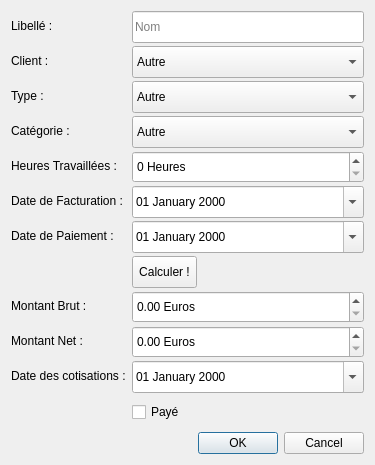
<?xml version="1.0" encoding="UTF-8"?>
<ui version="4.0">
 <class>Credit</class>
 <widget class="QDialog" name="Credit">
  <property name="geometry">
   <rect>
    <x>0</x>
    <y>0</y>
    <width>375</width>
    <height>465</height>
   </rect>
  </property>
  <property name="minimumSize">
   <size>
    <width>0</width>
    <height>465</height>
   </size>
  </property>
  <property name="maximumSize">
   <size>
    <width>16777215</width>
    <height>465</height>
   </size>
  </property>
  <property name="windowTitle">
   <string>Crédit</string>
  </property>
  <property name="windowIcon">
   <iconset resource="ressources.qrc">
    <normaloff>:/icones/News Add.png</normaloff>:/icones/News Add.png</iconset>
  </property>
  <layout class="QVBoxLayout" name="verticalLayout">
   <item>
    <layout class="QFormLayout" name="formLayout">
     <item row="0" column="0">
      <widget class="QLabel" name="label">
       <property name="sizePolicy">
        <sizepolicy hsizetype="Preferred" vsizetype="Expanding">
         <horstretch>0</horstretch>
         <verstretch>0</verstretch>
        </sizepolicy>
       </property>
       <property name="text">
        <string>Libellé :</string>
       </property>
      </widget>
     </item>
     <item row="0" column="1">
      <widget class="QLineEdit" name="nom">
       <property name="minimumSize">
        <size>
         <width>0</width>
         <height>32</height>
        </size>
       </property>
       <property name="placeholderText">
        <string>Nom</string>
       </property>
      </widget>
     </item>
     <item row="1" column="0">
      <widget class="QLabel" name="label_7">
       <property name="sizePolicy">
        <sizepolicy hsizetype="Preferred" vsizetype="Expanding">
         <horstretch>0</horstretch>
         <verstretch>0</verstretch>
        </sizepolicy>
       </property>
       <property name="text">
        <string>Client :</string>
       </property>
      </widget>
     </item>
     <item row="1" column="1">
      <widget class="QComboBox" name="client">
       <property name="minimumSize">
        <size>
         <width>0</width>
         <height>32</height>
        </size>
       </property>
       <item>
        <property name="text">
         <string>Autre</string>
        </property>
       </item>
      </widget>
     </item>
     <item row="2" column="0">
      <widget class="QLabel" name="label_2">
       <property name="sizePolicy">
        <sizepolicy hsizetype="Preferred" vsizetype="Expanding">
         <horstretch>0</horstretch>
         <verstretch>0</verstretch>
        </sizepolicy>
       </property>
       <property name="text">
        <string>Type :</string>
       </property>
      </widget>
     </item>
     <item row="2" column="1">
      <widget class="QComboBox" name="type">
       <property name="minimumSize">
        <size>
         <width>0</width>
         <height>32</height>
        </size>
       </property>
       <item>
        <property name="text">
         <string>Autre</string>
        </property>
       </item>
      </widget>
     </item>
     <item row="3" column="0">
      <widget class="QLabel" name="label_6">
       <property name="sizePolicy">
        <sizepolicy hsizetype="Preferred" vsizetype="Expanding">
         <horstretch>0</horstretch>
         <verstretch>0</verstretch>
        </sizepolicy>
       </property>
       <property name="text">
        <string>Catégorie :</string>
       </property>
      </widget>
     </item>
     <item row="3" column="1">
      <widget class="QComboBox" name="categorie">
       <property name="minimumSize">
        <size>
         <width>0</width>
         <height>32</height>
        </size>
       </property>
       <item>
        <property name="text">
         <string>Autre</string>
        </property>
       </item>
      </widget>
     </item>
     <item row="4" column="0">
      <widget class="QLabel" name="label_8">
       <property name="sizePolicy">
        <sizepolicy hsizetype="Preferred" vsizetype="Expanding">
         <horstretch>0</horstretch>
         <verstretch>0</verstretch>
        </sizepolicy>
       </property>
       <property name="text">
        <string>Heures Travaillées :</string>
       </property>
      </widget>
     </item>
     <item row="4" column="1">
      <widget class="QSpinBox" name="heures">
       <property name="minimumSize">
        <size>
         <width>0</width>
         <height>32</height>
        </size>
       </property>
       <property name="suffix">
        <string> Heures</string>
       </property>
       <property name="maximum">
        <number>1000</number>
       </property>
      </widget>
     </item>
     <item row="5" column="0">
      <widget class="QLabel" name="label_5">
       <property name="sizePolicy">
        <sizepolicy hsizetype="Preferred" vsizetype="Expanding">
         <horstretch>0</horstretch>
         <verstretch>0</verstretch>
        </sizepolicy>
       </property>
       <property name="text">
        <string>Date de Facturation :</string>
       </property>
      </widget>
     </item>
     <item row="5" column="1">
      <widget class="QDateEdit" name="dateF">
       <property name="minimumSize">
        <size>
         <width>0</width>
         <height>32</height>
        </size>
       </property>
       <property name="displayFormat">
        <string>dd MMMM yyyy</string>
       </property>
       <property name="calendarPopup">
        <bool>true</bool>
       </property>
      </widget>
     </item>
     <item row="6" column="0">
      <widget class="QLabel" name="label_9">
       <property name="sizePolicy">
        <sizepolicy hsizetype="Preferred" vsizetype="Expanding">
         <horstretch>0</horstretch>
         <verstretch>0</verstretch>
        </sizepolicy>
       </property>
       <property name="text">
        <string>Date de Paiement :</string>
       </property>
      </widget>
     </item>
     <item row="6" column="1">
      <widget class="QDateEdit" name="dateP">
       <property name="minimumSize">
        <size>
         <width>0</width>
         <height>32</height>
        </size>
       </property>
       <property name="displayFormat">
        <string>dd MMMM yyyy</string>
       </property>
       <property name="calendarPopup">
        <bool>true</bool>
       </property>
      </widget>
     </item>
     <item row="7" column="1">
      <widget class="QToolButton" name="calcul">
       <property name="minimumSize">
        <size>
         <width>0</width>
         <height>32</height>
        </size>
       </property>
       <property name="text">
        <string>Calculer !</string>
       </property>
      </widget>
     </item>
     <item row="8" column="0">
      <widget class="QLabel" name="label_3">
       <property name="sizePolicy">
        <sizepolicy hsizetype="Preferred" vsizetype="Expanding">
         <horstretch>0</horstretch>
         <verstretch>0</verstretch>
        </sizepolicy>
       </property>
       <property name="text">
        <string>Montant Brut :</string>
       </property>
      </widget>
     </item>
     <item row="8" column="1">
      <widget class="QDoubleSpinBox" name="brut">
       <property name="minimumSize">
        <size>
         <width>0</width>
         <height>32</height>
        </size>
       </property>
       <property name="suffix">
        <string> Euros</string>
       </property>
       <property name="maximum">
        <double>100000.000000000000000</double>
       </property>
      </widget>
     </item>
     <item row="9" column="0">
      <widget class="QLabel" name="label_4">
       <property name="sizePolicy">
        <sizepolicy hsizetype="Preferred" vsizetype="Expanding">
         <horstretch>0</horstretch>
         <verstretch>0</verstretch>
        </sizepolicy>
       </property>
       <property name="text">
        <string>Montant Net :</string>
       </property>
      </widget>
     </item>
     <item row="9" column="1">
      <widget class="QDoubleSpinBox" name="net">
       <property name="minimumSize">
        <size>
         <width>0</width>
         <height>32</height>
        </size>
       </property>
       <property name="suffix">
        <string> Euros</string>
       </property>
       <property name="maximum">
        <double>100000.000000000000000</double>
       </property>
      </widget>
     </item>
     <item row="10" column="0">
      <widget class="QLabel" name="label_10">
       <property name="sizePolicy">
        <sizepolicy hsizetype="Preferred" vsizetype="Expanding">
         <horstretch>0</horstretch>
         <verstretch>0</verstretch>
        </sizepolicy>
       </property>
       <property name="text">
        <string>Date des cotisations :</string>
       </property>
      </widget>
     </item>
     <item row="10" column="1">
      <widget class="QDateEdit" name="dateC">
       <property name="minimumSize">
        <size>
         <width>0</width>
         <height>32</height>
        </size>
       </property>
       <property name="displayFormat">
        <string>dd MMMM yyyy</string>
       </property>
       <property name="calendarPopup">
        <bool>true</bool>
       </property>
      </widget>
     </item>
     <item row="11" column="1">
      <widget class="QCheckBox" name="paye">
       <property name="minimumSize">
        <size>
         <width>0</width>
         <height>32</height>
        </size>
       </property>
       <property name="text">
        <string>Payé</string>
       </property>
      </widget>
     </item>
    </layout>
   </item>
   <item>
    <widget class="QDialogButtonBox" name="buttonBox">
     <property name="orientation">
      <enum>Qt::Horizontal</enum>
     </property>
     <property name="standardButtons">
      <set>QDialogButtonBox::Cancel|QDialogButtonBox::Ok</set>
     </property>
    </widget>
   </item>
  </layout>
 </widget>
 <resources>
  <include location="ressources.qrc"/>
 </resources>
 <connections>
  <connection>
   <sender>buttonBox</sender>
   <signal>accepted()</signal>
   <receiver>Credit</receiver>
   <slot>accept()</slot>
   <hints>
    <hint type="sourcelabel">
     <x>248</x>
     <y>254</y>
    </hint>
    <hint type="destinationlabel">
     <x>157</x>
     <y>274</y>
    </hint>
   </hints>
  </connection>
  <connection>
   <sender>buttonBox</sender>
   <signal>rejected()</signal>
   <receiver>Credit</receiver>
   <slot>reject()</slot>
   <hints>
    <hint type="sourcelabel">
     <x>316</x>
     <y>260</y>
    </hint>
    <hint type="destinationlabel">
     <x>286</x>
     <y>274</y>
    </hint>
   </hints>
  </connection>
 </connections>
</ui>
